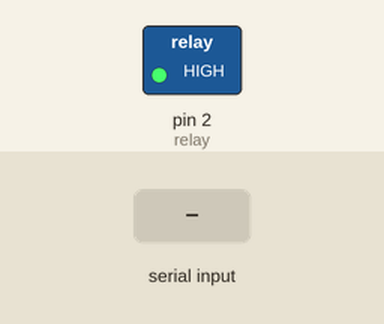
A sketch run on a simulated Arduino Uno, built with avr-gcc and run on an emulated ATmega328P. Shown: switched loads named in the sketch (green lamp = pin HIGH). The test bench sets the inputs (shaded band).

Above: at 1.2 s.
1.3 s: "a" received over Serial
At 2.8 s:
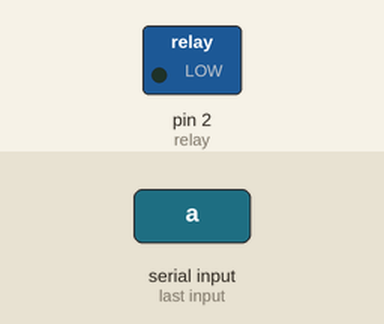
Timing chart, 0 to 4.3 s (numbered marks = the images above; inputs shaded):
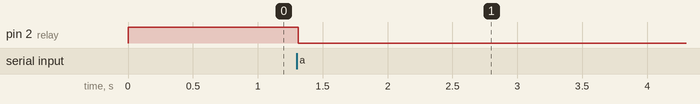

The sketch:

arduino_nano_to_opencv_code.ino
```cpp
String msg = "";

//#define serial

#define relay 2

void readSerialPort()
{
  msg = "";

  if (Serial.available()) {
      delay(10);
      while (Serial.available() > 0) {
          msg += (char)Serial.read();
      }
      Serial.flush();
  }
}

void setup()
{
  Serial.begin(9600);

  pinMode(relay, OUTPUT);
    digitalWrite(relay, HIGH);
}

void loop()
{
  readSerialPort();

  if (msg == "a")
  {
    digitalWrite(relay, LOW);

    delay(60000);

    digitalWrite(relay, HIGH);

    delay(5000);
  }
}
```

Measured:
- after the input at 1.3 s, pin 2 (relay): HIGH → LOW at once
